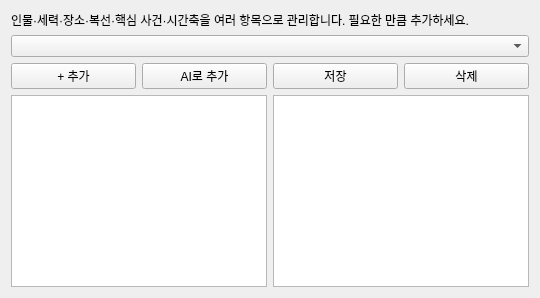
<?xml version="1.0" encoding="UTF-8"?>
<ui version="4.0">
 <class>SectionsPage</class>
 <widget class="QWidget" name="SectionsPage">
  <layout class="QVBoxLayout" name="l">
   <item>
    <widget class="QLabel" name="hint">
     <property name="text">
      <string>인물·세력·장소·복선·핵심 사건·시간축을 여러 항목으로 관리합니다. 필요한 만큼 추가하세요.</string>
     </property>
    </widget>
   </item>
   <item><widget class="QComboBox" name="catCombo"/></item>
   <item>
    <layout class="QHBoxLayout" name="buttons">
     <item><widget class="QPushButton" name="addBtn"><property name="text"><string>+ 추가</string></property></widget></item>
     <item><widget class="QPushButton" name="aiBtn"><property name="text"><string>AI로 추가</string></property></widget></item>
     <item><widget class="QPushButton" name="saveBtn"><property name="text"><string>저장</string></property></widget></item>
     <item><widget class="QPushButton" name="delBtn"><property name="text"><string>삭제</string></property></widget></item>
    </layout>
   </item>
   <item>
    <layout class="QHBoxLayout" name="work">
     <item><widget class="QListWidget" name="list"/></item>
     <item><widget class="QPlainTextEdit" name="detail"/></item>
    </layout>
   </item>
  </layout>
 </widget>
 <resources/>
 <connections/>
</ui>
